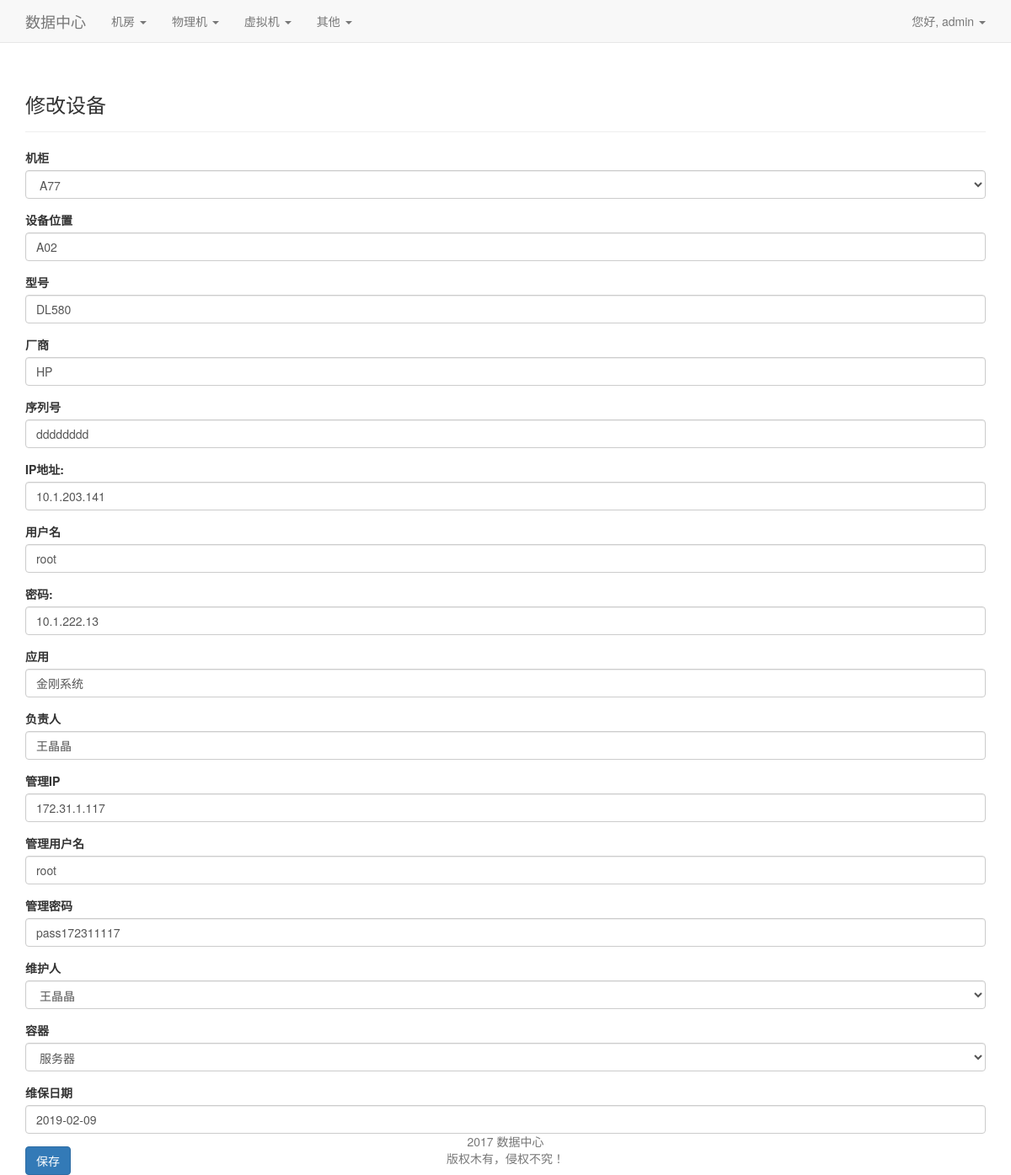
/server_edit/12/ (signed in), run on the app's committed database.
### yto_cmdb/models.py (models this page shows, shortened)
class cabinet(models.Model):
    cabinet_name=models.CharField(max_length=200)
    idc_name=models.ForeignKey(idc)
    other=models.CharField(max_length=200)
    date_added=models.DateTimeField(auto_now_add=True)
    def __str__(self):
        return self.cabinet_name

class cmdb(models.Model):
    cabinet_name = models.ForeignKey(cabinet)
    place_text=models.CharField(max_length=200)
    model_text=models.CharField(max_length=200)
    vender_text = models.CharField(max_length=200)
    sn_text = models.CharField(max_length=200)
    ip_text=models.CharField(max_length=200,unique=True)
    user_text = models.CharField(max_length=200)
    pass_text=models.CharField(max_length=200)
    app_text=models.CharField(max_length=200)
    order_text=models.CharField(max_length=200)
    mana_ip=models.CharField(max_length=200,unique=True)
    mana_user = models.CharField(max_length=200)
    mana_pass=models.CharField(max_length=200)
    people_name=models.ForeignKey(people)
    container_name=models.ForeignKey(container)
    ma_date = models.DateField()
    date_added=models.DateTimeField(auto_now_add=True)

class people(models.Model):
    people_name=models.CharField(max_length=200)
    phone = models.CharField(max_length=200)
    zhiwei = models.CharField(max_length=200)
    other=models.CharField(max_length=200)
    date_added = models.DateTimeField(auto_now_add=True)
    def __str__(self):
        return self.people_name

class container(models.Model):
    container_name=models.CharField(max_length=200)
    oa1=models.CharField(max_length=200,unique=True)
    oa1_pass=models.CharField(max_length=200)
    oa2 = models.CharField(max_length=200,unique=True)
    oa2_pass=models.CharField(max_length=200)
    vc1 = models.CharField(max_length=200,unique=True)
    vc1_pass=models.CharField(max_length=200)
    vc2 = models.CharField(max_length=200,unique=True)
    vc2_pass=models.CharField(max_length=200)
    other=models.CharField(max_length=200)
    date_added = models.DateTimeField(auto_now_add=True)
    def __str__(self):
        return self.container_name

### yto_cmdb/views.py (the view)
# urls.py: url(r'^server_edit/(?P<item_id>\d+)/$', views.server_edit, name='server_edit'),
@permission_required('yto_cmdb.delete_cmdb', 'yto_cmdb.add_cmdb','yto_cmdb.change_cmdb')
@login_required()
def server_edit(request, item_id):
    entry = cmdb.objects.get(id=item_id)
    if request.method != 'POST':
        form = CmdbForm(instance=entry)
    else:
        form = CmdbForm(instance=entry, data=request.POST)
        if form.is_valid():
            form.save()
            return HttpResponseRedirect(reverse('yto_cmdb:server_items'))
    content = {'entry': entry, 'form': form}
    return render(request, 'yto_cmdb/server/edit_item.html', content)

### yto_cmdb/forms.py
class CmdbForm(forms.ModelForm):
    class Meta:
        model = cmdb
        fields = ['cabinet_name', 'place_text', 'model_text', 'vender_text', 'sn_text', 'ip_text', 'user_text',
                  'pass_text', 'app_text', 'order_text', 'mana_ip', 'mana_user', 'mana_pass', 'people_name',
                  'container_name', 'ma_date']
        labels = {'cabinet_name': '机柜', 'place_text': '设备位置', 'model_text': '型号', 'vender_text': '厂商', 'sn_text': '序列号',
                  'ip_text': 'IP地址:', 'user_text': '用户名', 'pass_text': '密码:', 'app_text': '应用',
                  'order_text': '负责人',
                  'mana_ip': '管理IP', 'mana_user': '管理用户名', 'mana_pass': '管理密码', 'people_name': '维护人',
                  'container_name': '容器', 'ma_date': '维保日期'}

### yto_cmdb/templates/yto_cmdb/server/edit_item.html (shortened to what this page needs)
{% extends 'yto_cmdb/base.html' %}
{% load bootstrap3 %}
{% block header %}
    <h3>修改设备</h3>
{% endblock %}
{% block content %}
    <form action="{% url 'yto_cmdb:server_edit' entry.id %}" method="post" class="form">
        {% bootstrap_form form %}
        {% buttons %}
            <button name="submit" class="btn btn-primary">保存</button>
        {% endbuttons %}
    </form>
{% endblock %}

### yto_cmdb/templates/yto_cmdb/base.html (shortened to what this page needs)
{% load bootstrap3 %}
<!DOCTYPE html>
<html lang="en">
<head>
    {% bootstrap_css %}
</head>
<body>
<nav class="navbar navbar-default navbar-static-top">
    <div class="container">
        <div class="navbar-header">
            <a class="navbar-brand" href="{% url 'yto_cmdb:index' %}">数据中心</a>
        </div>
        <div id="navbar" class="navbar-collapse collapse">
            {% if perms.yto_cmdb %}
                <ul class="nav navbar-nav">
                <li class="dropdown">
                    <a href="#" class="dropdown-toggle" data-toggle="dropdown">
                        机房
                        <b class="caret"></b>
                    </a>
                </li>
                <li class="dropdown">
                    <a href="#" class="dropdown-toggle" data-toggle="dropdown">
                        物理机
                        <b class="caret"></b>
                    </a>
                </li>
                <li class="dropdown">
                    <a href="#" class="dropdown-toggle" data-toggle="dropdown">
                        虚拟机
                        <b class="caret"></b>
                    </a>
                </li>
                <li class="dropdown">
                    <a href="#" class="dropdown-toggle" data-toggle="dropdown">
                        其他
                        <b class="caret"></b>
                    </a>
                </li>
            {% endif %}
            </ul>
            <ul class="nav navbar-nav navbar-right ">
                {% if user.is_authenticated %}
                    <li class="dropdown">
                        <a href="#" class="dropdown-toggle" data-toggle="dropdown">
                            您好, {{ user.username }}
                            <b class="caret"></b>
                        </a>
                    </li>
                {% else %}
                    <li><a href="{% url 'users:register' %}">注册</a></li>
                    <li><a href="{% url 'users:login' %}">登陆</a></li> {% endif %}
            </ul>
        </div>
    </div>
</nav>
<div class="container">
    <div class="page-header">
        {% block header %}{% endblock header %}
    </div>
    <div>
        {% block content %}{% endblock content %}
    </div>
</div>
<div id="footer" class="container">
    <nav class="navbar navbar-fixed-bottom">
        <p class="text-muted credit" align="center">
            2017 数据中心<br>
            版权木有，侵权不究！
        </p>
    </nav>
</div>
</body>
</html>

### data on the page
cabinet: cabinet_name "A77"
cmdb: place_text "A02", model_text "DL580", vender_text "HP", sn_text "dddddddd", ip_text "10.1.203.141", user_text "root", pass_text "10.1.222.13", app_text "金刚系统", order_text "王晶晶", mana_ip "172.31.1.117", mana_user "root", mana_pass "pass172311117", ma_date "2019-02-09"
people: people_name "王晶晶"
container: container_name "服务器"

### other printed values
{{ user.username }} "admin"
